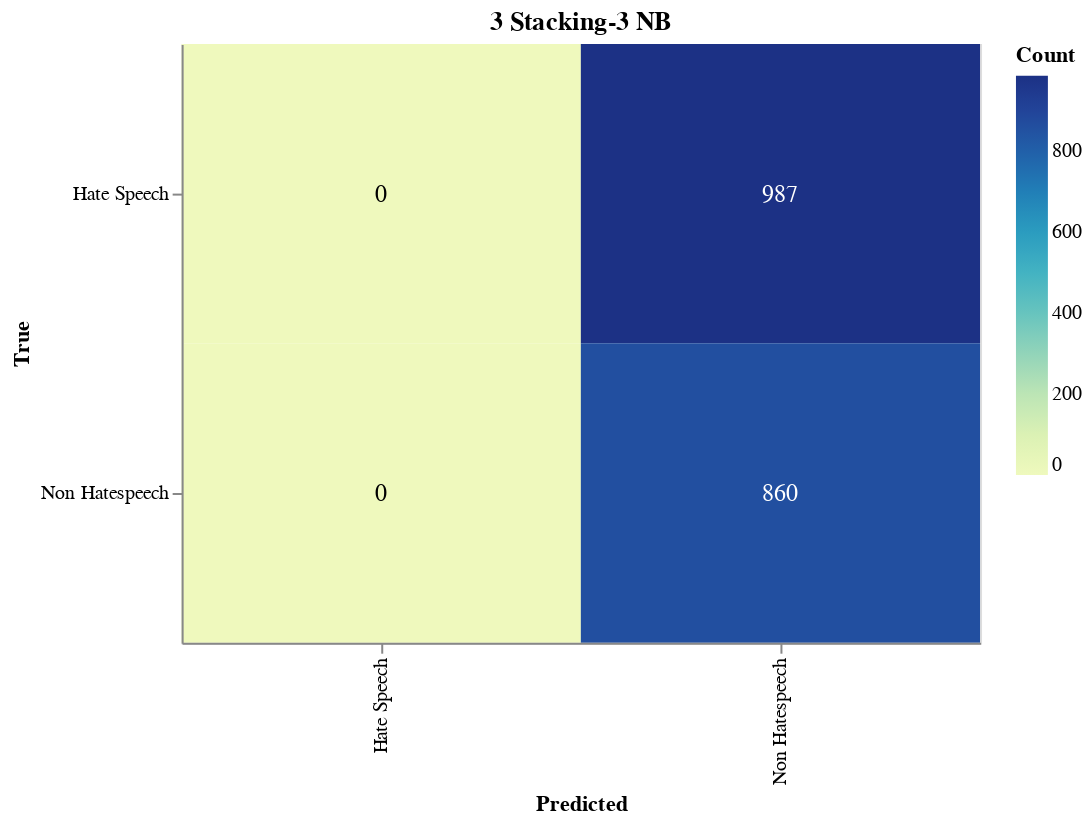

The code cell stored with this chart in its notebook:
### Markdown cell above
#### Save Confusion Matrix

### Code cell
import altair as alt
import altair_saver
import pandas as pd
from sklearn.metrics import confusion_matrix

# Calculate the confusion matrix
cm = confusion_matrix(true_labels, adjusted_predictions)

# Define class names
class_names = ['Hate Speech', 'Non Hatespeech']

# Convert confusion matrix to DataFrame
cm_df = pd.DataFrame(cm, index=class_names, columns=class_names).reset_index().melt(id_vars='index')
cm_df.columns = ['True', 'Predicted', 'Count']

# Ensure the order of categories
cm_df['True'] = pd.Categorical(cm_df['True'], categories=class_names, ordered=True)
cm_df['Predicted'] = pd.Categorical(cm_df['Predicted'], categories=class_names, ordered=True)

# Create the Altair plot
heatmap = alt.Chart(cm_df).mark_rect().encode(
    x=alt.X('Predicted:O', sort=class_names),
    y=alt.Y('True:O', sort=class_names),
    color='Count:Q',
    tooltip=['True', 'Predicted', 'Count']
).properties(
    width=400,
    height=300,
    title='3 Stacking-3 NB'
)

# Add text labels
text = heatmap.mark_text(
    align='center',
    baseline='middle',
    fontSize=12
).encode(
    text='Count:Q',
    color=alt.condition(
        alt.datum.Count > cm.max() / 2,
        alt.value('white'),
        alt.value('black')
    )
)

# Combine heatmap and text
final_chart = heatmap + text

# Display the plot
final_chart.show()

### Figure 1 — Vega-Lite specification as saved in the notebook (floating-point values rounded to 4 significant figures)
{"config": {"view": {"continuousWidth": 300, "continuousHeight": 300}}, "layer": [{"mark": {"type": "rect"}, "encoding": {"color": {"field": "Count", "type": "quantitative"}, "tooltip": [{"field": "True", "type": "ordinal"}, {"field": "Predicted", "type": "ordinal"}, {"field": "Count", "type": "quantitative"}], "x": {"field": "Predicted", "sort": ["Hate Speech", "Non Hatespeech"], "type": "ordinal"}, "y": {"field": "True", "sort": ["Hate Speech", "Non Hatespeech"], "type": "ordinal"}}, "title": "3 Stacking-3 NB"}, {"mark": {"type": "text", "align": "center", "baseline": "middle", "fontSize": 12}, "encoding": {"color": {"condition": {"test": "(datum.Count > 493.5)", "value": "white"}, "value": "black"}, "text": {"field": "Count", "type": "quantitative"}, "tooltip": [{"field": "True", "type": "ordinal"}, {"field": "Predicted", "type": "ordinal"}, {"field": "Count", "type": "quantitative"}], "x": {"field": "Predicted", "sort": ["Hate Speech", "Non Hatespeech"], "type": "ordinal"}, "y": {"field": "True", "sort": ["Hate Speech", "Non Hatespeech"], "type": "ordinal"}}, "title": "3 Stacking-3 NB"}], "data": {"name": "data-010c52edfd2079f09c0236dffc020b77"}, "height": 300, "width": 400, "$schema": "https://vega.github.io/schema/vega-lite/v5.17.0.json", "datasets": {"data-010c52edfd2079f09c0236dffc020b77": [{"True": "Hate Speech", "Predicted": "Hate Speech", "Count": 0}, {"True": "Non Hatespeech", "Predicted": "Hate Speech", "Count": 0}, {"True": "Hate Speech", "Predicted": "Non Hatespeech", "Count": 987}, {"True": "Non Hatespeech", "Predicted": "Non Hatespeech", "Count": 860}]}}
